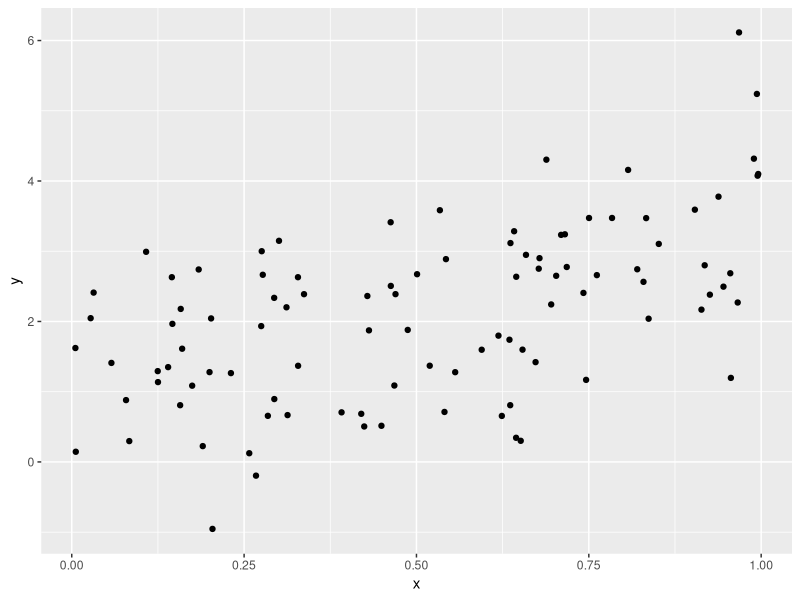

Generate this figure with R:
## ---- chunk 1
library(tidyverse)
plot_df=
  tibble(
    x=runif(100),
    y=1+2*x+rnorm(100)
  )
plot_df|>
  ggplot(aes(x=x,y=y))+
  geom_point()
